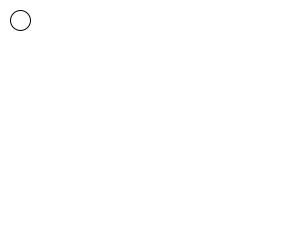
Frame 1 (no input)
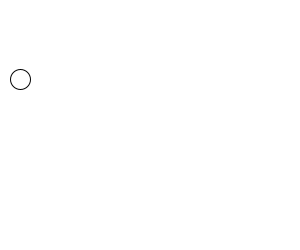
Frame 60 (the mouse pressed at the canvas centre just before this capture)
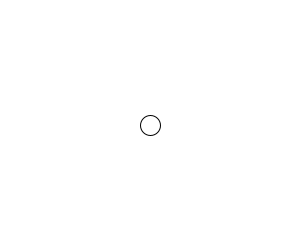
Frame 120 (the mouse held since frame 60 and released just before this capture)

The Processing sketch that drew these frames (run headless with seeded random() and noise(); from frame 60 on, the mouse is pressed at the canvas centre):

// Processing sketch: processing_106852
// ── processing_106852.pde

int x=20;
int y=20;

int dx=0;
int dy=1;

void setup() {  //setup function called initially, only once
  size(300, 250);
  
}

void draw() {  //draw function loops 
    background(255,255,255);
    ellipse(x,y,20,20);
    
    y = y + dy;
    
    if (y>250){
        dy = -dy;   
    }
    
    if(mousePressed){
        x = mouseX;
        y = mouseY;
    }
}
